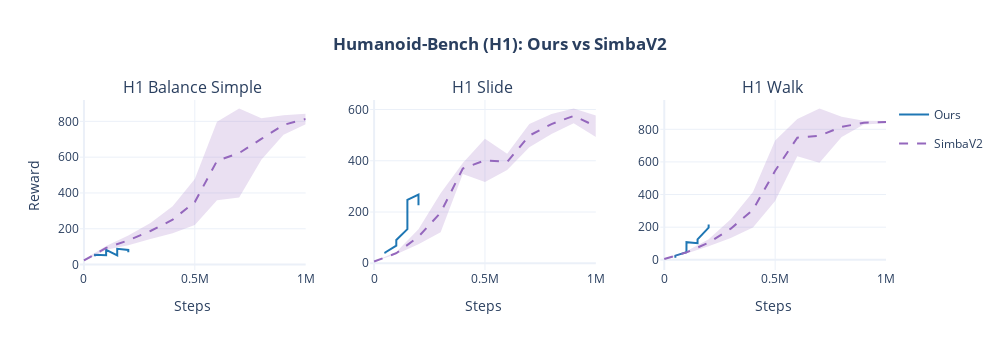

Source (notebook cell):
### Code cell
grid_fig = create_grid_figure(all_data, our_tasks, COLORS, TASK_DISPLAY_NAMES, cols=3)
grid_fig.show()

### Figure 1 — Plotly figure (JSON) as saved in the notebook; plotly's stock layout.template omitted (floating-point values rounded to 4 significant figures)
{"data": [{"fill": "toself", "fillcolor": "rgba(31,119,180,0.2)", "hoverinfo": "skip", "legendgroup": "Ours", "line": {"color": "rgba(0,0,0,0)"}, "showlegend": false, "type": "scatter", "x": [50000.0, 50040.0, 100000.0, 100000.0, 150000.0, 150000.0, 200000.0, 200100.0, 200100.0, 200000.0, 150000.0, 150000.0, 100000.0, 100000.0, 50040.0, 50000.0], "xaxis": "x", "y": [46.43, 54.73, 52.68, 82.32, 51.48, 88.22, 82.14, 69.72, 69.72, 82.14, 88.22, 51.48, 82.32, 52.68, 54.73, 46.43], "yaxis": "y"}, {"hovertemplate": "Ours: %{y:.0f}<extra></extra>", "legendgroup": "Ours", "line": {"color": "#1f77b4", "width": 2}, "mode": "lines", "name": "Ours", "showlegend": true, "type": "scatter", "x": [50000.0, 50040.0, 100000.0, 100000.0, 150000.0, 150000.0, 200000.0, 200100.0], "xaxis": "x", "y": [46.43, 54.73, 52.68, 82.32, 51.48, 88.22, 82.14, 69.72], "yaxis": "y"}, {"fill": "toself", "fillcolor": "rgba(148,103,189,0.2)", "hoverinfo": "skip", "legendgroup": "SimbaV2", "line": {"color": "rgba(0,0,0,0)"}, "showlegend": false, "type": "scatter", "x": [0.0, 100000.0, 200000.0, 300000.0, 400000.0, 500000.0, 600000.0, 700000.0, 800000.0, 900000.0, 1000000.0, 1000000.0, 900000.0, 800000.0, 700000.0, 600000.0, 500000.0, 400000.0, 300000.0, 200000.0, 100000.0, 0.0], "xaxis": "x", "y": [28.99, 104.5, 163.1, 232.2, 326.2, 477.4, 798.2, 871.6, 817.5, 834.6, 842.0, 784.2, 725.7, 586.0, 374.2, 360.0, 221.0, 175.1, 143.4, 107.7, 82.42, 17.4], "yaxis": "y"}, {"hovertemplate": "SimbaV2: %{y:.0f}<extra></extra>", "legendgroup": "SimbaV2", "line": {"color": "#9467bd", "dash": "dash", "width": 2}, "mode": "lines", "name": "SimbaV2", "showlegend": true, "type": "scatter", "x": [0.0, 100000.0, 200000.0, 300000.0, 400000.0, 500000.0, 600000.0, 700000.0, 800000.0, 900000.0, 1000000.0], "xaxis": "x", "y": [23.2, 93.47, 135.4, 187.8, 250.6, 349.2, 579.1, 622.9, 701.8, 780.1, 813.1], "yaxis": "y"}, {"fill": "toself", "fillcolor": "rgba(31,119,180,0.2)", "hoverinfo": "skip", "legendgroup": "Ours", "line": {"color": "rgba(0,0,0,0)"}, "showlegend": false, "type": "scatter", "x": [50000.0, 50030.0, 100000.0, 100100.0, 150100.0, 150100.0, 200100.0, 200100.0, 200100.0, 200100.0, 150100.0, 150100.0, 100100.0, 100000.0, 50030.0, 50000.0], "xaxis": "x2", "y": [38.09, 42.25, 68.89, 90.71, 133.0, 247.1, 268.0, 226.2, 226.2, 268.0, 247.1, 133.0, 90.71, 68.89, 42.25, 38.09], "yaxis": "y2"}, {"hovertemplate": "Ours: %{y:.0f}<extra></extra>", "legendgroup": "Ours", "line": {"color": "#1f77b4", "width": 2}, "mode": "lines", "name": "Ours", "showlegend": false, "type": "scatter", "x": [50000.0, 50030.0, 100000.0, 100100.0, 150100.0, 150100.0, 200100.0, 200100.0], "xaxis": "x2", "y": [38.09, 42.25, 68.89, 90.71, 133.0, 247.1, 268.0, 226.2], "yaxis": "y2"}, {"fill": "toself", "fillcolor": "rgba(148,103,189,0.2)", "hoverinfo": "skip", "legendgroup": "SimbaV2", "line": {"color": "rgba(0,0,0,0)"}, "showlegend": false, "type": "scatter", "x": [0.0, 100000.0, 200000.0, 300000.0, 400000.0, 500000.0, 600000.0, 700000.0, 800000.0, 900000.0, 1000000.0, 1000000.0, 900000.0, 800000.0, 700000.0, 600000.0, 500000.0, 400000.0, 300000.0, 200000.0, 100000.0, 0.0], "xaxis": "x2", "y": [7.352, 43.58, 133.1, 273.6, 391.7, 485.7, 427.5, 543.7, 582.0, 603.9, 576.6, 492.6, 546.1, 504.4, 452.3, 363.9, 316.9, 347.9, 121.5, 74.56, 34.91, 6.964], "yaxis": "y2"}, {"hovertemplate": "SimbaV2: %{y:.0f}<extra></extra>", "legendgroup": "SimbaV2", "line": {"color": "#9467bd", "dash": "dash", "width": 2}, "mode": "lines", "name": "SimbaV2", "showlegend": false, "type": "scatter", "x": [0.0, 100000.0, 200000.0, 300000.0, 400000.0, 500000.0, 600000.0, 700000.0, 800000.0, 900000.0, 1000000.0], "xaxis": "x2", "y": [7.158, 39.24, 103.8, 197.6, 369.8, 401.3, 395.7, 498.0, 543.2, 575.0, 534.6], "yaxis": "y2"}, {"fill": "toself", "fillcolor": "rgba(31,119,180,0.2)", "hoverinfo": "skip", "legendgroup": "Ours", "line": {"color": "rgba(0,0,0,0)"}, "showlegend": false, "type": "scatter", "x": [50020.0, 50090.0, 100100.0, 100200.0, 150100.0, 150200.0, 200100.0, 200200.0, 200200.0, 200100.0, 150200.0, 150100.0, 100200.0, 100100.0, 50090.0, 50020.0], "xaxis": "x3", "y": [12.63, 25.59, 46.2, 107.9, 101.5, 125.0, 196.7, 216.6, 216.6, 196.7, 125.0, 101.5, 107.9, 46.2, 25.59, 12.63], "yaxis": "y3"}, {"hovertemplate": "Ours: %{y:.0f}<extra></extra>", "legendgroup": "Ours", "line": {"color": "#1f77b4", "width": 2}, "mode": "lines", "name": "Ours", "showlegend": false, "type": "scatter", "x": [50020.0, 50090.0, 100100.0, 100200.0, 150100.0, 150200.0, 200100.0, 200200.0], "xaxis": "x3", "y": [12.63, 25.59, 46.2, 107.9, 101.5, 125.0, 196.7, 216.6], "yaxis": "y3"}, {"fill": "toself", "fillcolor": "rgba(148,103,189,0.2)", "hoverinfo": "skip", "legendgroup": "SimbaV2", "line": {"color": "rgba(0,0,0,0)"}, "showlegend": false, "type": "scatter", "x": [0.0, 100000.0, 200000.0, 300000.0, 400000.0, 500000.0, 600000.0, 700000.0, 800000.0, 900000.0, 1000000.0, 1000000.0, 900000.0, 800000.0, 700000.0, 600000.0, 500000.0, 400000.0, 300000.0, 200000.0, 100000.0, 0.0], "xaxis": "x3", "y": [5.804, 52.6, 125.5, 248.3, 415.2, 730.9, 863.3, 927.5, 876.7, 852.3, 850.9, 837.7, 829.2, 752.4, 594.4, 634.3, 360.5, 198.5, 133.4, 83.12, 38.68, 3.995], "yaxis": "y3"}, {"hovertemplate": "SimbaV2: %{y:.0f}<extra></extra>", "legendgroup": "SimbaV2", "line": {"color": "#9467bd", "dash": "dash", "width": 2}, "mode": "lines", "name": "SimbaV2", "showlegend": false, "type": "scatter", "x": [0.0, 100000.0, 200000.0, 300000.0, 400000.0, 500000.0, 600000.0, 700000.0, 800000.0, 900000.0, 1000000.0], "xaxis": "x3", "y": [4.9, 45.64, 104.3, 190.8, 306.8, 545.7, 748.8, 760.9, 814.6, 840.7, 844.3], "yaxis": "y3"}], "layout": {"annotations": [{"font": {"size": 16}, "showarrow": false, "text": "H1 Balance Simple", "x": 0.14, "xanchor": "center", "xref": "paper", "y": 1, "yanchor": "bottom", "yref": "paper"}, {"font": {"size": 16}, "showarrow": false, "text": "H1 Slide", "x": 0.5, "xanchor": "center", "xref": "paper", "y": 1, "yanchor": "bottom", "yref": "paper"}, {"font": {"size": 16}, "showarrow": false, "text": "H1 Walk", "x": 0.86, "xanchor": "center", "xref": "paper", "y": 1, "yanchor": "bottom", "yref": "paper"}], "height": 350, "legend": {"bgcolor": "rgba(255,255,255,0.9)", "x": 1.01, "y": 1}, "showlegend": true, "title": {"text": "<b>Humanoid-Bench (H1): Ours vs SimbaV2</b>", "x": 0.5}, "width": 1000, "xaxis": {"anchor": "y", "domain": [0, 0.28], "title": {"text": "Steps"}}, "xaxis2": {"anchor": "y2", "domain": [0.36, 0.64], "title": {"text": "Steps"}}, "xaxis3": {"anchor": "y3", "domain": [0.72, 1], "title": {"text": "Steps"}}, "yaxis": {"anchor": "x", "domain": [0, 1], "title": {"text": "Reward"}}, "yaxis2": {"anchor": "x2", "domain": [0, 1]}, "yaxis3": {"anchor": "x3", "domain": [0, 1]}}}
